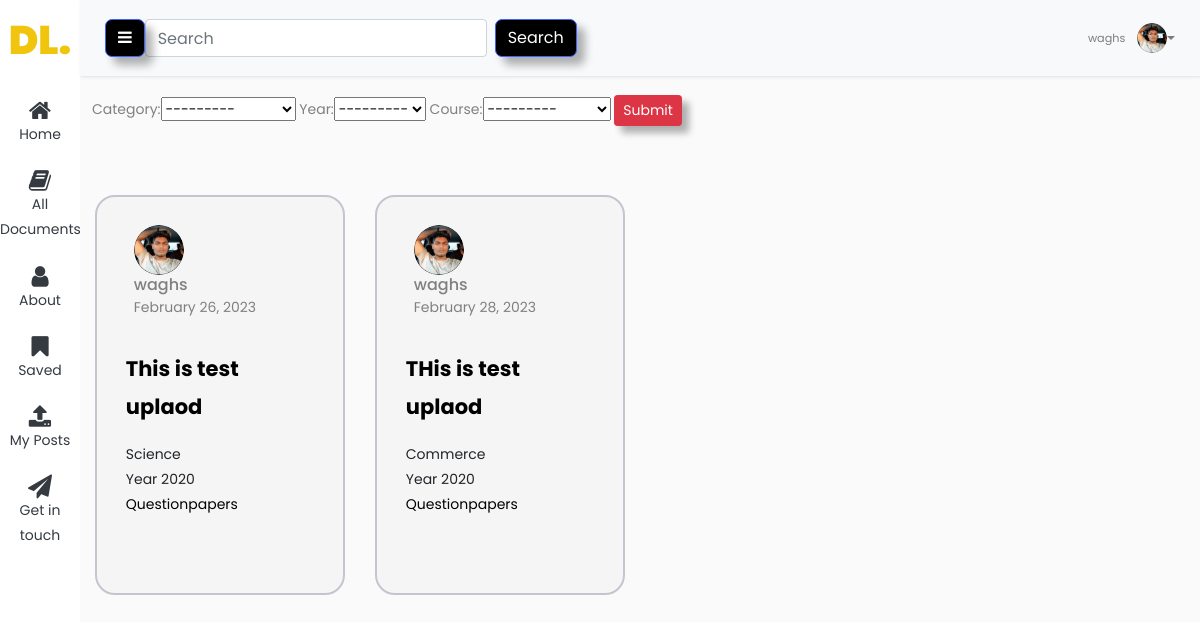
The app's page /filterQuestionpaper (signed in) with its own data.
### users/models.py (models this page shows, shortened)
class Profile(models.Model):
    user = models.OneToOneField(User, on_delete=models.CASCADE)
    image = models.ImageField(default='default.jpg', upload_to='profile_pics')
    Stream = models.CharField(max_length=100)

### blog/models.py (models this page shows, shortened)
class Document2(models.Model):
    description = models.CharField(max_length=255, blank=True)
    pdf = models.FileField(upload_to='pdf/', null=True)
    date_posted = models.DateTimeField(default=timezone.now)
    category = models.ForeignKey(Category2, on_delete=models.CASCADE, related_name='documents')
    author = models.ForeignKey(User, on_delete=models.CASCADE, null=True)
    favourites = models.ManyToManyField(User, related_name='favourite_documents', default=None, blank=True)
    stream = models.ForeignKey(Stream, on_delete=models.CASCADE, null=True)
    year = models.ForeignKey(Year, on_delete=models.CASCADE, default=2020)
    course = models.ForeignKey(Course, on_delete=models.CASCADE, default=1)

class Stream(models.Model):
    name = models.CharField(max_length=255)
    def __str__(self):
        return self.name

class Year(models.Model):
    classof = models.IntegerField()
    def __str__(self):
        return f"Year {self.classof}"

class Category2(models.Model):
    name = models.CharField(max_length=255, blank=True)
    def __str__(self):
        return self.name

### blog/views.py (the view)
# urls.py: path('filterQuestionpaper', views.Questionpaper , name='filter-Questionpaper'),
def Questionpaper(request):
    first_category = Category2.objects.get(name='Questionpapers')
    document2 = Document2.objects.filter(category=first_category)
    document2_filter = Document2Filter4(request.GET, queryset=document2)
    filtered_documents = document2_filter.qs.filter(category=first_category)
    context = {}
    if filtered_documents.exists():
        context['document2_filter'] = document2_filter
    else:
        print("No documents found for category 'Science'")
        context['document2_filter'] = Document2.objects.none()
    return render(request, "blog/Questionpaper.html", context)

### blog/models.py (called while the page is built)
    def __str__(self):
        return self.name

### blog/templates/blog/Questionpaper.html (shortened to what this page needs)
{% extends "blog/basewithsidebar.html" %}
{% block content %}
<div class=" ">
    <form method="get">
        {{ document2_filter.form  }}
        <button class="btn btn-sm btn-danger" type="submit">Submit</button>
    </form>
</div>
{% for document in document2_filter.qs %}
  <div class="col-md-3 mt-5 d-flex justify-content-center">
    <div class="card mt-3">
    <div class="px-2 " >
      <img class="rounded-circle shadow-4-strong" width="50px" src="{{ document.author.profile.image.url }}" alt="">
        </div>
    <div class="ms-2 c-details">
        <h6 class="mb-0">{{ user.username }}</h6> <span>{{ document.date_posted|date:"F d, Y" }}</span>
    </div>
		<div class="card-details">
		  <p class="text-title">{{ document.description }}</p>
		  <p class="text-body  ">{{document.stream}}</p>
		  <p class="text-body  ">{{document.year}}</p>
      <p href="{% url 'category' document.category%}">{{ document.category}}</p>
		</div>
	  </div>
</div>
{% endfor %}
{% endblock content %}

### blog/templates/blog/basewithsidebar.html (shortened to what this page needs)
{% load static %}
<!doctype html>
<html lang="en">
  <head>
  <link rel="stylesheet" href="https://cdnjs.cloudflare.com/ajax/libs/twitter-bootstrap/5.1.3/css/bootstrap.min.css">
	<link rel="stylesheet" href="https://stackpath.bootstrapcdn.com/font-awesome/4.7.0/css/font-awesome.min.css">
  </head>
  <body>
		<div class="wrapper d-flex align-items-stretch">
			<nav id="sidebar" class="active">
				<h1><a href="{% url 'blog-home' %}" class="logo" style="color: #f1c50e;">DL.</a></h1>
        <ul class="list-unstyled components mb-5 ">
          <li class="active ">
            <a href="{% url 'blog-home' %}" class="text-dark"><span class="fa fa-home"></span>Home</a>
          </li>
          <li class="active ">
            <a href="{% url 'helpme-home2' %}" class="text-dark"><span class="fa fa-book"></span> All Documents</a>
          </li>
          <li>
              <a  href="{% url 'profile' %}" class="text-dark"><span class="fa fa-user"></span> About</a>
          </li>
          <li>
            <a href="{% url 'favourite_list' %}" class="text-dark"><span class="fa fa-bookmark"></span>Saved</a>
          </li>
          <li>
            <a href="{% url 'userpost' %}" class="text-dark"><span class="fa fa-upload"></span> My Posts</a>
          </li>
          <li>
            <a href="{% url 'user_info' %}" class="text-dark"><span class="fa fa-paper-plane"></span>Get in touch</a>
          </li>
        </ul>
    	</nav>
      <div id="content" class="">
        <nav class="navbar navbar-expand-lg navbar-light bg-light">
          <div class="container-fluid">
              <button type="button" id="sidebarCollapse" class="btn btn-primary">
                  <i class="fa fa-bars"></i>
              </button>
              <form method="GET" action="/search" class="form-inline my-2 my-lg-0">
                  <input class="form-control mr-sm-2" type="search" placeholder="Search" aria-label="Search" name="query" id="query">
                  <button class="btn btn-primary" type="submit">Search</button>
              </form>
              <div class="collapse navbar-collapse" id="navbarSupportedContent" style="justify-content: flex-end;">
                  <ul class="navbar-nav ms-auto mb-2 mb-lg-0">
                      {% if user.is_authenticated %}
                      <li class="nav-item dropdown no-arrow">
                          <a class="nav-link dropdown-toggle" href="#" id="userDropdown" role="button" data-toggle="dropdown" aria-haspopup="true" aria-expanded="false">
                              <span class="mr-2 d-none d-lg-inline text-gray-600 small">{{ user.username }}</span>
                              <img class="img-profile rounded-circle" src="{{ user.profile.image.url }}" height="30" alt="Profile Image" loading="lazy">
                          </a>
                      </li>
                      {% endif %}
                  </ul>
              </div>
          </div>
      </nav>
        <div class="container">
            <div class="row"  >
                        {% block content %} {%endblock%}
              </div>
        </div>
		</div>
  </body>
</html>

### blog/templates/blog/Questionpaper.html (style rules this page uses)
button { position: relative; font-size: 1.2em; padding: 0.7em 1.4em; background-color: #BF0426; text-decoration: none; border: none; border-radius: 0.5em; color: #DEDEDE; box-shadow: 0.5em 0.5em 0.5em rgba(0, 0, 0, 0.3); }
button::before { position: absolute; content: ''; height: 0; width: 0; top: 0; left: 0; background: linear-gradient(135deg, rgb(245 245 245) 0%, rgb(255 255 255) 50%, #ffc107 50%, #ffc107 60%); border-radius: 0 0 0.5em 0; box-shadow: 0.2em 0.2em 0.2em rgba(0, 0, 0, 0.3); transition: 0.3s; }
.card { width: 300px; height: 400px; border-radius: 20px; background: #f5f5f5; position: relative; padding: 1.8rem; border: 2px solid #c3c6ce; transition: 0.5s ease-out; overflow: visible; }
.card-details { color: black; height: 100%; gap: 0em; display: grid; place-content: center; }
.text-body { color: rgb(134, 134, 134); margin-bottom: 0%; }
.text-title { font-size: 1.5em; font-weight: bold; }

### records on screen
Document2: author.profile.image (picture), date_posted "February 26, 2023", description "This is test uplaod", stream "Science", year "Year 2020", category "Questionpapers"
Document2: author.profile.image (picture), date_posted "February 28, 2023", description "THis is test uplaod", stream "Commerce", year "Year 2020", category "Questionpapers"

### other values on screen
{{ user.username }} "waghs"
